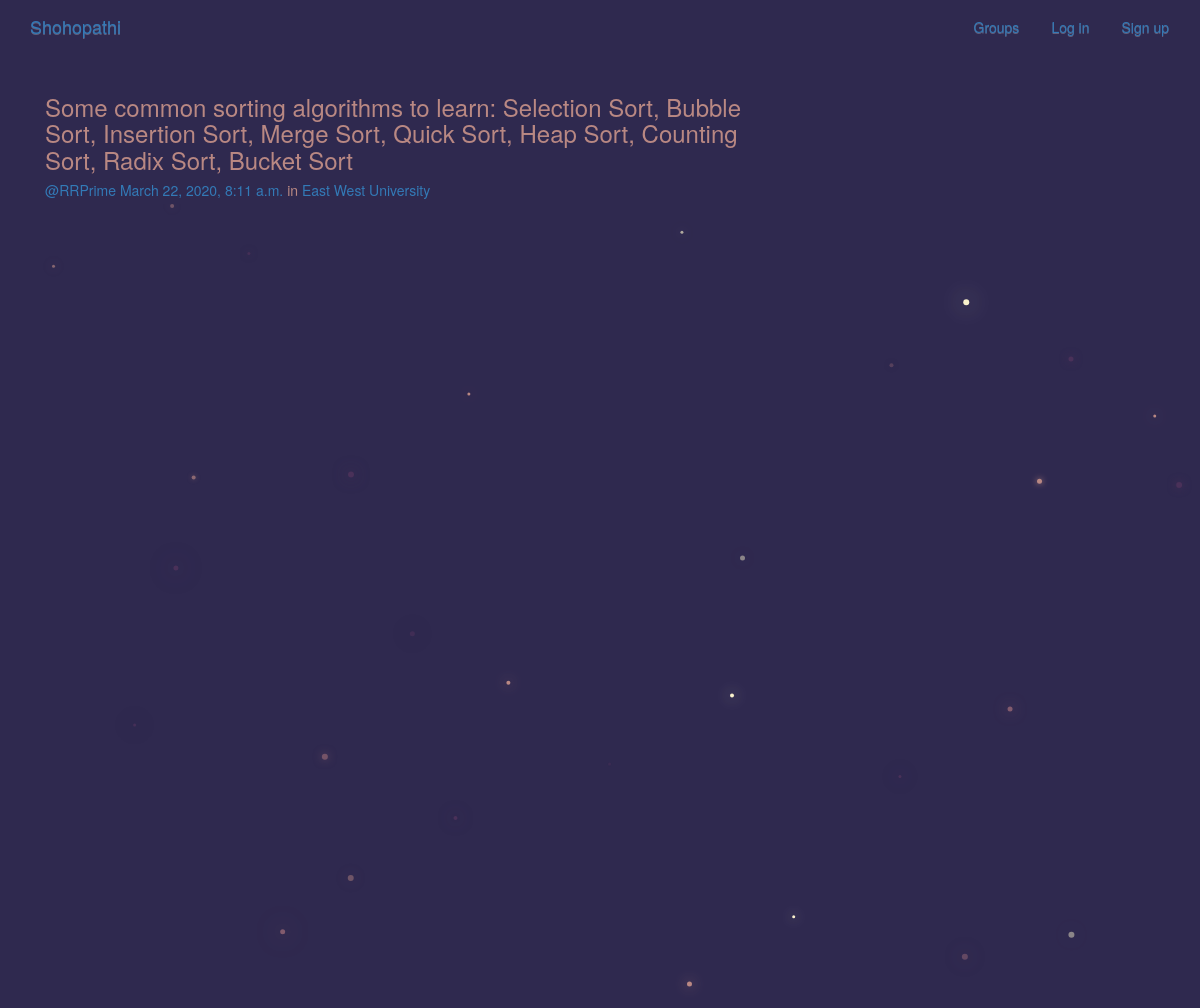
The page /posts/by/RRPrime/12/ on the database its author committed.
### posts/models.py (models this page shows, shortened)
class Post(models.Model):
    user = models.ForeignKey(User, related_name="posts",on_delete=models.CASCADE)
    created_at = models.DateTimeField(auto_now=True)
    message = models.TextField()
    message_html = models.TextField(editable=False)
    group = models.ForeignKey(Group, related_name="posts",null=True, blank=True,on_delete=models.CASCADE)
    class Meta:
        ordering = ["-created_at"]   #It will order the posts in descending order, so the newest post will be at top
        unique_together = ["user", "message"] #To ensure no double same post from a single user

### groups/models.py (models this page shows, shortened)
class Group(models.Model):
    name = models.CharField(max_length=255, unique=True)
    slug = models.SlugField(allow_unicode=True, unique=True)
    description = models.TextField(blank=True, default='')
    description_html = models.TextField(editable=False, default='', blank=True)
    members = models.ManyToManyField(User,through="GroupMember")
    class Meta:
        ordering = ["name"]

### posts/views.py (the view)
# urls.py: re_path(r"by/(?P<username>[-\w]+)/(?P<pk>\d+)/$",views.PostDetail.as_view(),name="single"),
class PostDetail(SelectRelatedMixin, generic.DetailView):
    model = models.Post
    select_related = ("user", "group")
    def get_queryset(self):
        queryset = super().get_queryset()
        return queryset.filter(
            user__username__iexact=self.kwargs.get("username")
        )

### posts/templates/posts/post_detail.html
{% extends "posts/post_base.html" %}
{% block post_content %}
<div class="col-md-8">
    {% include "posts/_post.html" %}
</div>
{% endblock %}

### posts/templates/posts/_post.html (shortened to what this page needs)
<div class="post media">
	<h3>{{ post.message_html|safe }}</h3>
	<div class="media-body">
		<h5 class="media-heading">
			<span class="username"><a href="{% url 'posts:for_user' username=post.user.username %}">@{{ post.user.username }}</a></span>
			<time class="time"><a href="{% url 'posts:single' username=post.user.username pk=post.pk %}">{{ post.created_at }}</a></time>
			{% if post.group %}
			<span class="group-name">in <a href="#">{{ post.group.name }}</a></span>
			{% endif %}
		</h5>
	</div>
</div>

### static/css/master.css (style rules this page uses)
body { margin: 0; overflow: hidden; background-color: #2F294F; color:#B98883; }

### rows shown on the page
Post: message_html "Some common sorting algorithms to learn: Selection Sort, Bubble Sort, Insertion Sort, Merge Sort, Quick Sort, Heap Sort, Counting Sort, Radix Sort, Bucket Sort", user.username "RRPrime", created_at "March 22, 2020, 8:11 a.m.", group.name "East West University"
